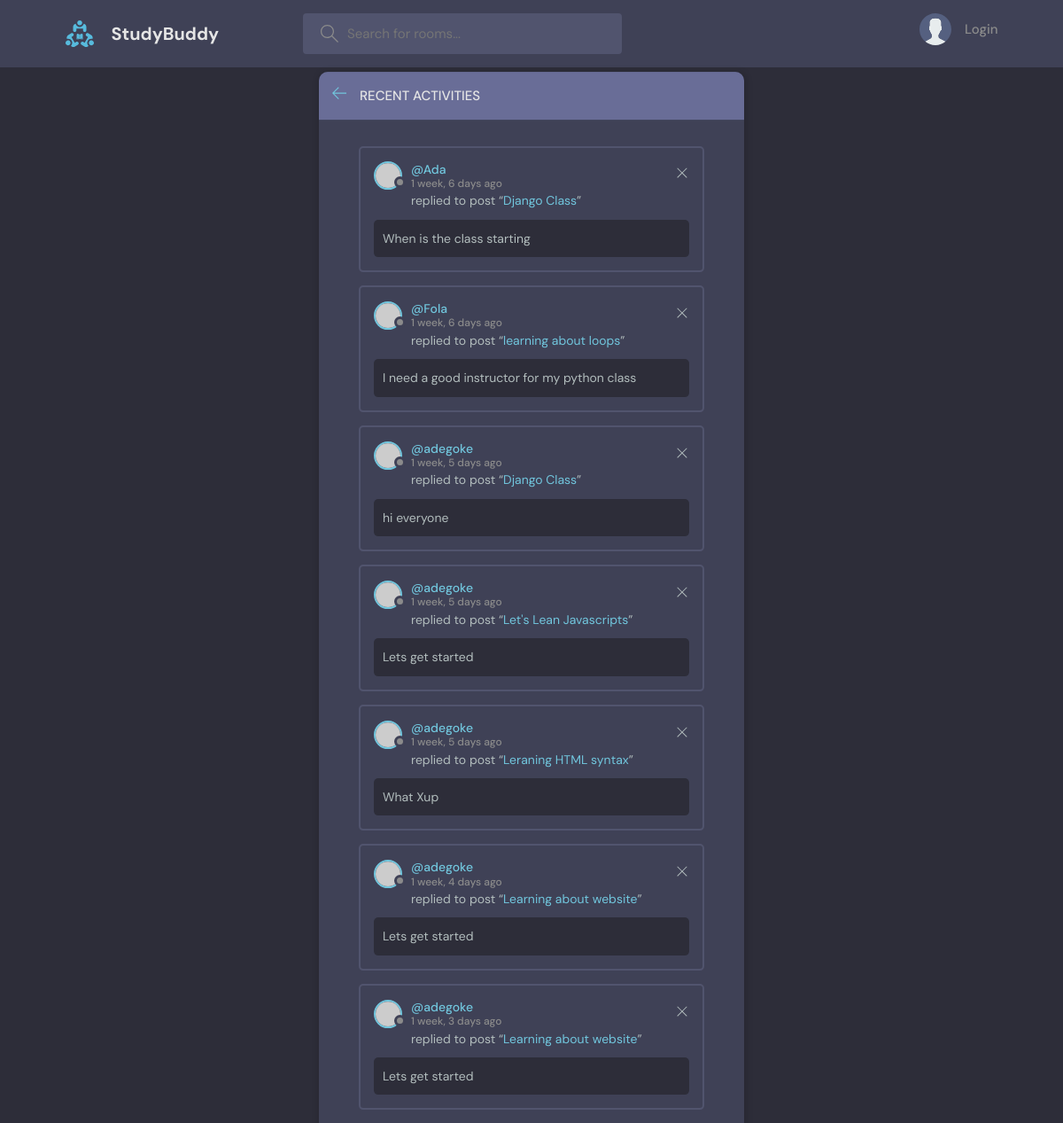
/activity/, run on an earlier commit of the app's database.
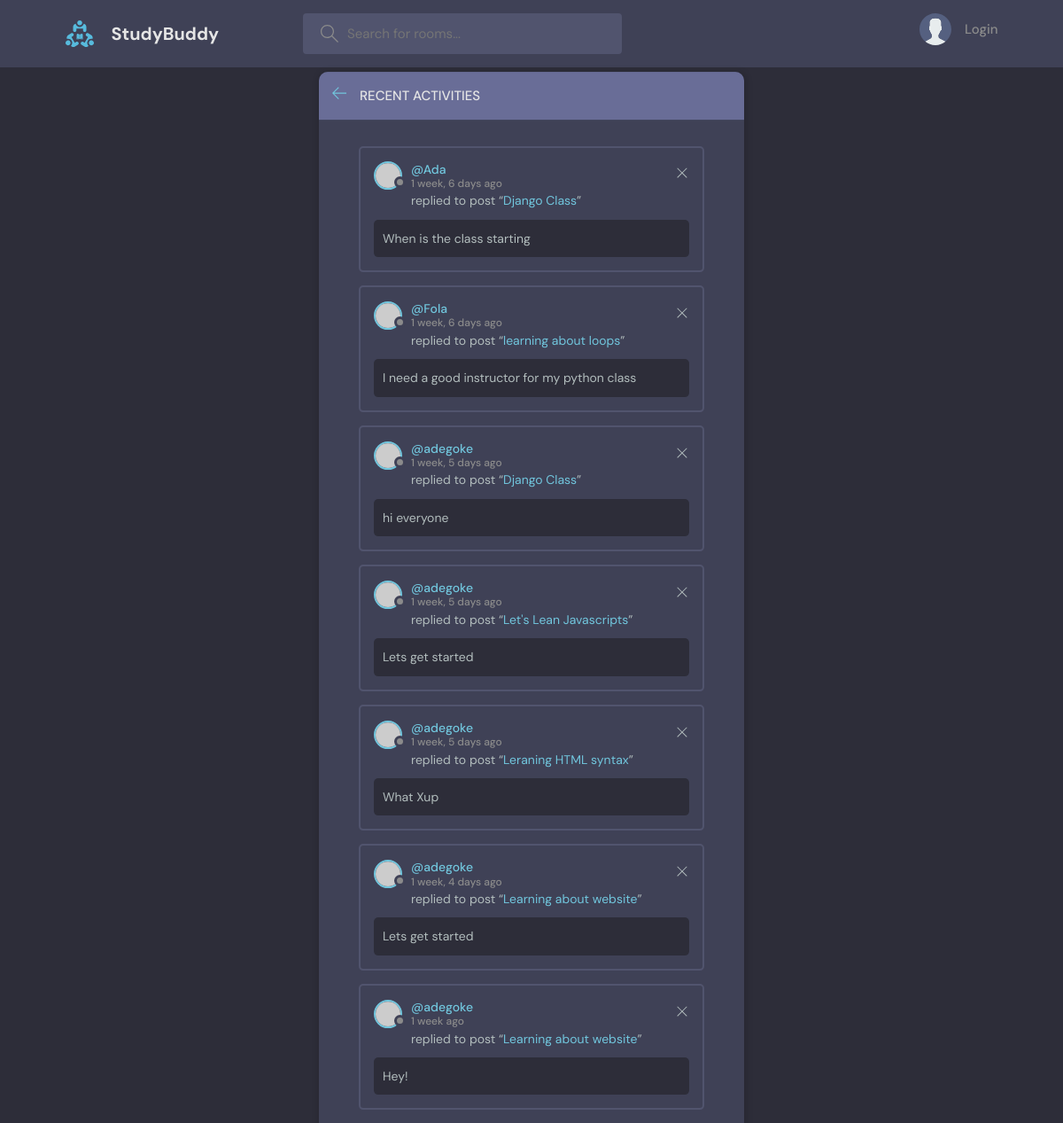
And on a later commit of the database.
### tunde/models.py (models this page shows, shortened)
class Message(models.Model):
    user=models.ForeignKey(User, on_delete=models.CASCADE)
    room=models.ForeignKey(Room, on_delete=models.CASCADE)
    body=models.TextField(blank=True)
    created_date=models.DateTimeField(auto_now_add=True)
    updated_date=models.DateTimeField(auto_now=True)

class Room(models.Model):
    host=models.ForeignKey(User,  on_delete=models.SET_NULL, null=True)
    topic=models.ForeignKey(Topic, on_delete=models.SET_NULL, null=True)
    name=models.CharField(max_length=300)
    description=models.TextField(blank=True)
    participants=models.ManyToManyField(User, related_name='participants', blank=True)
    created_date=models.DateTimeField(auto_now_add=True)
    updated_date=models.DateTimeField(auto_now=True)
    class Meta:
        ordering = ['-created_date', '-updated_date']
    def __str__(self):
        return self.name

### tunde/views.py (the view)
# urls.py: path('activity/', views.activityPage, name='activity'),
def activityPage(request):
    room_messages = Message.objects.all()
    context={'room_messages': room_messages}
    return render(request, 'tunde/activity.html', context)

### tunde/templates/tunde/activity.html
{% extends 'main.html' %}
{% block content %}
<main class="layout">
  <div class="container">
    <div class="layout__box">
      <div class="layout__boxHeader">
        <div class="layout__boxTitle">
          <a href="{% url 'home' %}">
            <svg version="1.1" xmlns="http://www.w3.org/2000/svg" width="32" height="32" viewBox="0 0 32 32">
              <title>arrow-left</title>
              <path
                d="M13.723 2.286l-13.723 13.714 13.719 13.714 1.616-1.611-10.96-10.96h27.625v-2.286h-27.625l10.965-10.965-1.616-1.607z"
              ></path>
            </svg>
          </a>
          <h3>Recent Activities</h3>
        </div>
      </div>
      <div class="activities-page layout__body">
        {% for message in room_messages %}
        <div class="activities__box">
          <div class="activities__boxHeader roomListRoom__header">
            <a href="{% url 'profile' message.user.id %}" class="roomListRoom__author">
              <div class="avatar avatar--small">
                <img src="https://randomuser.me/api/portraits/women/11.jpg" />
              </div>
              <p>
                @{{message.user.username}}
                <span>{{message.created_date|timesince}} ago</span>
              </p>
            </a>
            <div class="roomListRoom__actions">
              <a href="{% url 'delete-message' message.id %}">
                <svg version="1.1" xmlns="http://www.w3.org/2000/svg" width="32" height="32" viewBox="0 0 32 32">
                  <title>remove</title>
                  <path
                    d="M27.314 6.019l-1.333-1.333-9.98 9.981-9.981-9.981-1.333 1.333 9.981 9.981-9.981 9.98 1.333 1.333 9.981-9.98 9.98 9.98 1.333-1.333-9.98-9.98 9.98-9.981z"
                  ></path>
                </svg>
              </a>
            </div>
          </div>
          <div class="activities__boxContent">
            <p>replied to post “<a href="{% url 'room' message.id %}">{{message.room}}</a>”</p>
            <div class="activities__boxRoomContent">
              {{message.body}}
            </div>
          </div>
        </div>
        {% endfor %}
      </div>
    </div>
  </div>
</main>
{% endblock content %}

What changed in the data, as far as the page shows it:
removed Message: user.username "adegoke", created_date "1 week, 3 days", room "Learning about website", body "Lets get started"
added Message: user.username "adegoke", created_date "1 week", room "Learning about website", body "Hey!"
